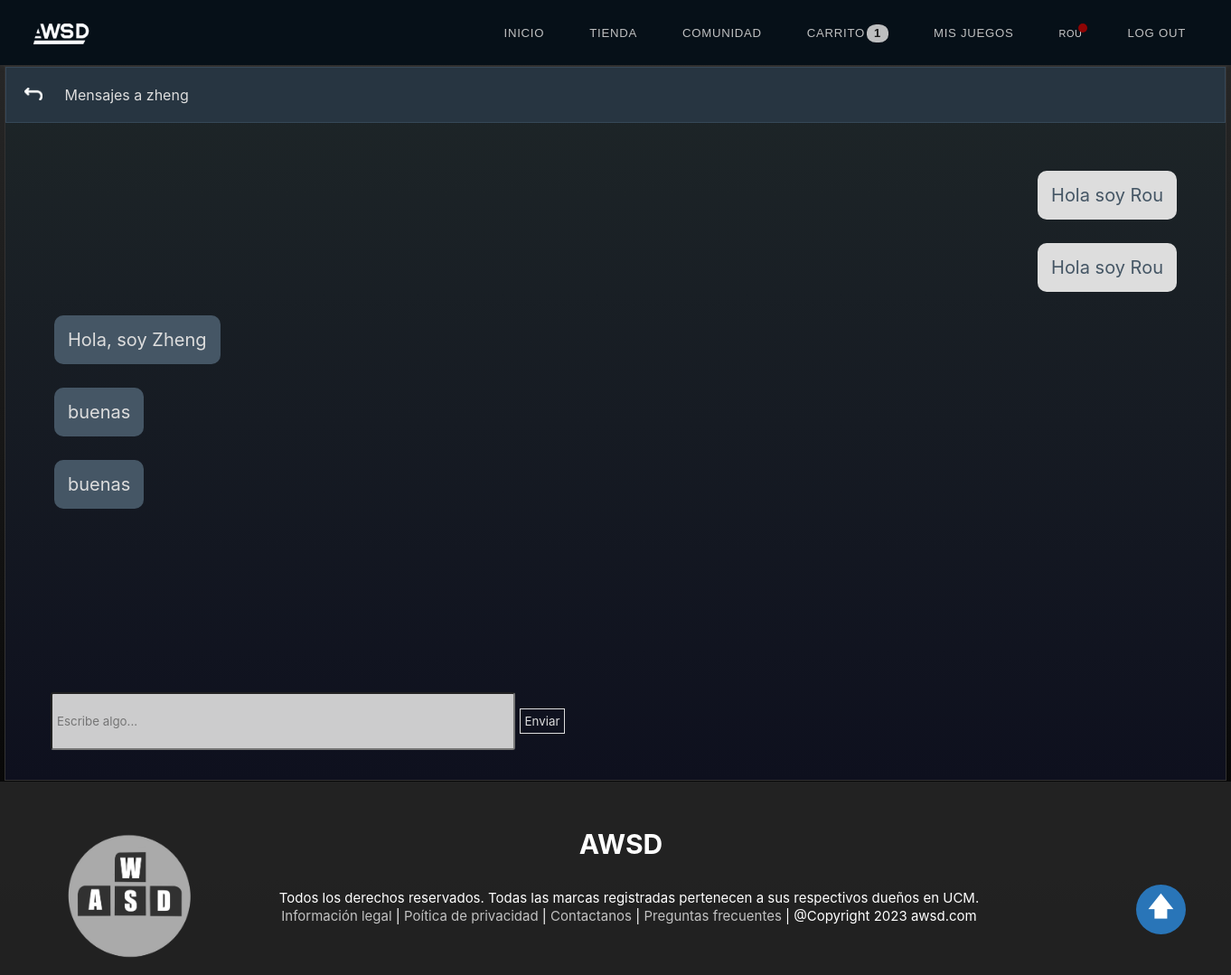
/chat.php?idUs=20 (signed in), run on the app's committed database.
### tables this page shows
CREATE TABLE `usuario` (
  `id` int(50) NOT NULL,
  `contrasenia` varchar(100) NOT NULL,
  `nombreUsuario` varchar(30) NOT NULL,
  `apodo` varchar(50) NOT NULL,
  `fecha` date NOT NULL DEFAULT current_timestamp(),
  `saldo` decimal(50,2) DEFAULT NULL,
  `imagen` longblob DEFAULT NULL,
  `genero` varchar(100) DEFAULT NULL,
  `lema` varchar(200) DEFAULT NULL
);

CREATE TABLE `chat` (
  `idMensaje` int(11) NOT NULL,
  `id_enviado` int(50) NOT NULL,
  `id_recibido` int(50) NOT NULL,
  `mensaje` varchar(255) NOT NULL
);

### includes/Usuario.php (called while the page is built, shortened)
<?php
class Usuario
{
    private $id;
    private $apodo;
    private function __construct($nombreUsuario, $password, $nombre, $id = null, $saldo, $fecha, $genero, $lema, $imagen)
    {
        $this->id = $id;
        $this->apodo = $nombre;
    }
    public static function buscaUsuario($nombreUsuario)
    {
        $conn = Aplicacion::getInstance()->getConexionBd();
        $query = sprintf("SELECT * FROM usuario WHERE nombreUsuario='%s'", $conn->real_escape_string($nombreUsuario));
        $rs = $conn->query($query);
        $result = false;
        if ($rs) {
            $fila = $rs->fetch_assoc();
            if ($fila) {
                $result = new Usuario($fila['nombreUsuario'], $fila['contrasenia'], $fila['apodo'], $fila['id'], $fila['saldo'], $fila['fecha'],$fila['genero'],$fila['lema'], $fila['imagen']);
            }
        } else {
            error_log("Error BD ({$conn->errno}): {$conn->error}");
        }
        return $result;
    }
    public static function buscaPorId($idUsuario)
    {
        $conn = Aplicacion::getInstance()->getConexionBd();
        $query = sprintf("SELECT * FROM usuario WHERE id= $idUsuario");
        $rs = $conn->query($query);
        $result = false;
        if ($rs) {
            $fila = $rs->fetch_assoc();
            if ($fila) {
                $result = new Usuario($fila['nombreUsuario'], $fila['contrasenia'], $fila['apodo'], $fila['id'], $fila['saldo'], $fila['fecha'], $fila['genero'], $fila['lema'], $fila['imagen']);
            }
        } else {
            error_log("Error BD ({$conn->errno}): {$conn->error}");
        }
        return $result;
    }
    public function getId()
    {
        return $this->id;
    }
    public function getNombre()
    {
        return $this->apodo;
    }
}

### includes/MensajesChat.php (called while the page is built, shortened)
<?php
class MensajesChat
{   private $id_enviado;
    private $mensaje;
    public function __construct($id_enviado,$id_recibido, $mensaje)
    {
        $this->id_enviado = $id_enviado;
        $this->mensaje = $mensaje;
    }
    static public function getAllMesanjes($me, $id2){
        $conn = Aplicacion::getInstance()->getConexionBd();
        $sql = "SELECT * FROM chat WHERE (id_enviado = $me AND id_recibido = $id2) OR (id_enviado = $id2 AND id_recibido = $me)";
        $consulta = $conn->query($sql);
        $arrayC= array();
        if($consulta->num_rows > 0){
	        while ($fila = mysqli_fetch_assoc($consulta)) {
	        	$arrayC[]= new MensajesChat($fila['id_enviado'], $fila['id_recibido'], $fila['mensaje']);
	        }
    	}
        return $arrayC;
    }
    public function getIdEnviado()
    {
        return $this->id_enviado;
    }
    public function getMensaje()
    {
        return $this->mensaje;
    }
}

### includes/config.php (called while the page is built, shortened)
<?php
spl_autoload_register(function ($class) {
    $prefix = 'es\\ucm\\fdi\\aw\\';
    $base_dir = __DIR__ . '/';
    $len = strlen($prefix);
    $relative_class = substr($class, $len);
    $file = $base_dir . str_replace('\\', '/', $relative_class) . '.php';
});

### chat.php (the view, shortened to what this page needs)
<?php
require_once __DIR__.'/includes/config.php';
$idUs = isset($_GET["idUs"]) ? htmlspecialchars(trim(strip_tags($_GET["idUs"]))) : 0;
$amigo=Usuario::buscaPorId($idUs);
$contenidoPrincipal= ' ';
$formF = new FormChatFriend($idUs);
$htmlFormChatFriend = $formF->gestiona();
if(isset($_SESSION["login"])){
    $me=Usuario::buscaUsuario($_SESSION["username"]);
    $m = MensajesChat::getAllMesanjes($me->getId(),$idUs);
    $contenidoPrincipal .= <<<EOS
        <div id="contenido">
            <div class="id_container">
                <a href ="amigo.php" >
                    <img id="volver_atras" src="img/volver.png">
                </a>
                <div id="dir_msg"> Mensajes a {$amigo->getNombre()}    </div>
            </div>
    EOS;
    if(sizeof($m)== 0){
        $contenidoPrincipal .= <<<EOS
            <div id="contenido_chat">
                <p> Ya puedes empezar la conversación!!</p>
        EOS;
    }else{
        $contenidoPrincipal .=<<<EOS
            <div id="contenido_chat">
                <div class="conv_bubble">
        EOS;
    }
    foreach ($m as $message){
        if($message->getIdEnviado() == $me->getId()){
            $contenidoPrincipal .=<<<EOS
                    <div id="box">
                        <div id="right_box">
                            <div>{$message->getMensaje()} </div>
                        </div>
                    </div>
            EOS;
    }else{
            $contenidoPrincipal .=<<<EOS
                    <div id="box">
                        <div id="left_box">
                            <div>{$message->getMensaje()}</div>
                        </div>
                    </div>
            EOS;
    }
    }
    $contenidoPrincipal .= <<<EOS
        </div>
            </div>
            <div id="chat_wrapper">
                <div class="container-comentt" >
                    $htmlFormChatFriend
                </div>
            </div>
        </div>
EOS;
}
require __DIR__.'/includes/vistas/plantillas/plantillaUser.php';
?>

### css/style.css (style rules this page uses)
* { margin: 0px; padding: 0px; font-family: 'Inter',Arial; }
body { background-color: white; padding: 0; height: 100%; }
a:-webkit-any-link { color: rgba(206, 206, 206, 0.926); cursor: pointer; text-decoration: none; }

### css/userStyle.css (style rules this page uses)
body { background: linear-gradient(to bottom, rgb(41, 41, 41), rgb(0, 0, 0)); font-family: 'Inter',Arial; color:#dddddd; }
div { display:block; }
#contenido_chat { height:600px; overflow:scroll; overflow-x:hidden; }
.id_container { padding:20px; background-color: #273541; border: 1px solid #364858; color:#dddddd; }
.conv_bubble { font-size: 20px; position: relative; margin-bottom: 8px; padding: 13px 14px; vertical-align: top; margin:auto; flex-direction: column; }
.conv_bubble #right_box { float: right; color: #455665; background-color:#dddddd; padding:15px; align-self: flex-start; border-radius: 10px; }
.conv_bubble #left_box { float: left; color: #dddddd; background-color: #455665; align-self: flex-end; padding:15px; border-radius: 10px; border-width: 15px; border-left-color:transparent; }
#box { padding:40px; }
#chat_wrapper { padding:30px; }
#volver_atras { width:20px; display:inline-block; }
#dir_msg { display:inline-block; padding-left:20px; }

### data on the page
usuario: apodo "zheng"
chat: mensaje "Hola soy Rou"
chat: mensaje "Hola soy Rou"
chat: mensaje "Hola, soy Zheng"
chat: mensaje "buenas"
chat: mensaje "buenas"

### other printed values
$items "1"
$_SESSION['username'] "ROU"
